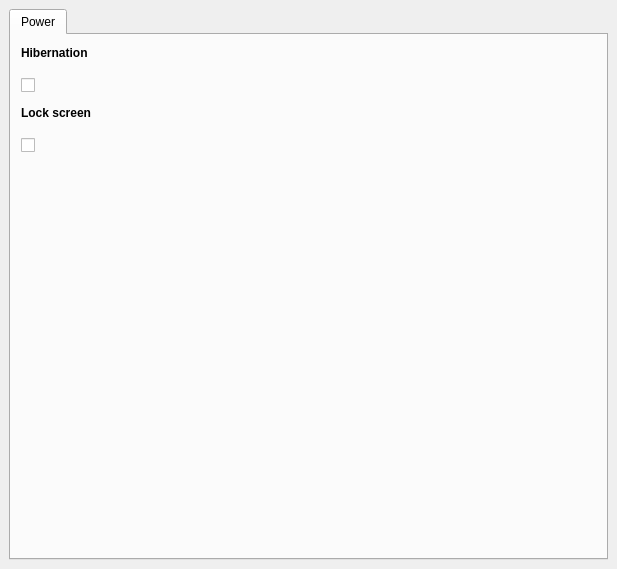
    <widget class="QWidget" name="tab_5">
     <attribute name="icon">
      <iconset resource="ubunsys.qrc">
       <normaloff>:/images/electricity-clipart-lightnig-597870-3188154.png</normaloff>:/images/electricity-clipart-lightnig-597870-3188154.png</iconset>
     </attribute>
     <attribute name="title">
      <string/>
     </attribute>
     <widget class="QTabWidget" name="tabWidget_7">
      <property name="geometry">
       <rect>
        <x>9</x>
        <y>9</y>
        <width>599</width>
        <height>551</height>
       </rect>
      </property>
      <property name="font">
       <font>
        <weight>50</weight>
        <bold>false</bold>
       </font>
      </property>
      <property name="autoFillBackground">
       <bool>false</bool>
      </property>
      <property name="currentIndex">
       <number>0</number>
      </property>
      <widget class="QWidget" name="tab_31">
       <attribute name="title">
        <string>Power</string>
       </attribute>
       <widget class="QLabel" name="label_159">
        <property name="geometry">
         <rect>
          <x>10</x>
          <y>10</y>
          <width>141</width>
          <height>16</height>
         </rect>
        </property>
        <property name="font">
         <font>
          <weight>75</weight>
          <bold>true</bold>
         </font>
        </property>
        <property name="text">
         <string>Hibernation</string>
        </property>
       </widget>
       <widget class="QLabel" name="label_160">
        <property name="geometry">
         <rect>
          <x>10</x>
          <y>70</y>
          <width>211</width>
          <height>16</height>
         </rect>
        </property>
        <property name="font">
         <font>
          <weight>75</weight>
          <bold>true</bold>
         </font>
        </property>
        <property name="text">
         <string>Lock screen</string>
        </property>
       </widget>
       <widget class="QCheckBox" name="checkBoxHibernation">
        <property name="enabled">
         <bool>true</bool>
        </property>
        <property name="geometry">
         <rect>
          <x>10</x>
          <y>30</y>
          <width>51</width>
          <height>41</height>
         </rect>
        </property>
        <property name="styleSheet">
         <string notr="true"/>
        </property>
        <property name="text">
         <string/>
        </property>
        <property name="iconSize">
         <size>
          <width>16</width>
          <height>16</height>
         </size>
        </property>
        <property name="tristate">
         <bool>false</bool>
        </property>
       </widget>
       <widget class="QCheckBox" name="checkBoxLockScreen">
        <property name="enabled">
         <bool>true</bool>
        </property>
        <property name="geometry">
         <rect>
          <x>10</x>
          <y>90</y>
          <width>51</width>
          <height>41</height>
         </rect>
        </property>
        <property name="styleSheet">
         <string notr="true"/>
        </property>
        <property name="text">
         <string/>
        </property>
        <property name="iconSize">
         <size>
          <width>16</width>
          <height>16</height>
         </size>
        </property>
        <property name="tristate">
         <bool>false</bool>
        </property>
       </widget>
      </widget>
     </widget>
    </widget>
